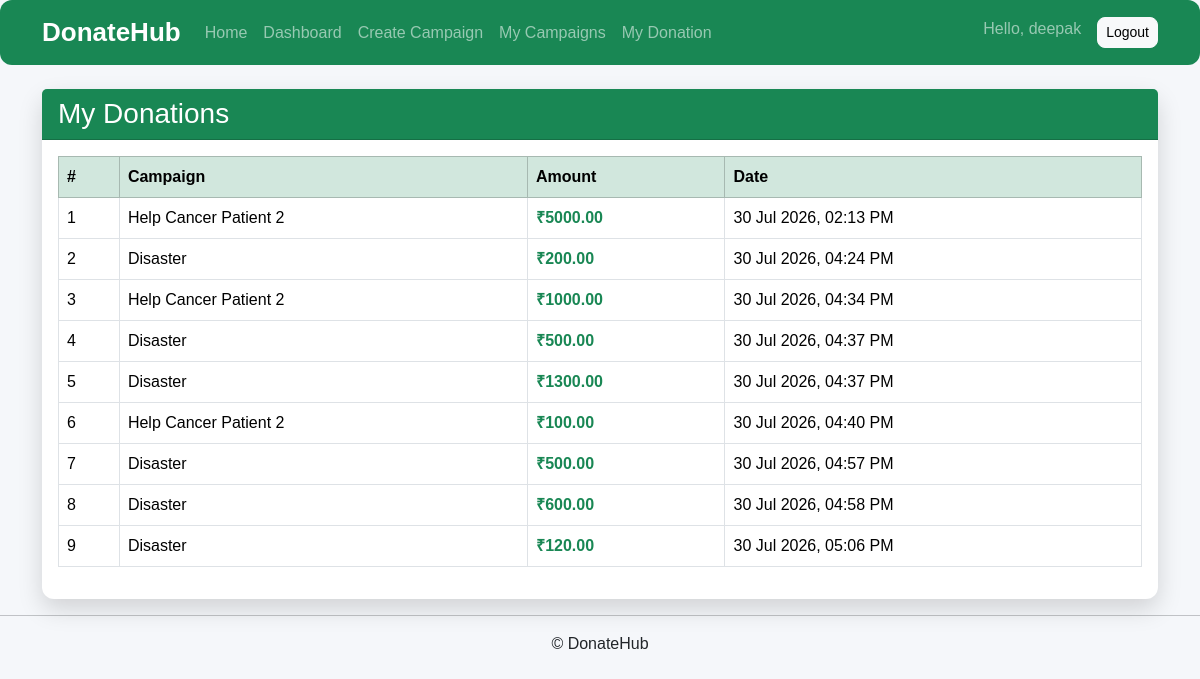
/donations/my/ (signed in), run on the app's committed database.
### accounts/models.py (models this page shows, shortened)
class User(AbstractUser):
    DONOR = "DONOR"
    NGO = "NGO"
    ROLE_CHOICES = [
        (DONOR, "Donor"),
        (NGO, "NGO"),
    ]
    role = models.CharField(
        max_length=10,
        choices=ROLE_CHOICES,
        default=DONOR
    )
    phone = models.CharField(max_length=15, blank=True)

### donations/models.py (models this page shows, shortened)
class Donation(models.Model):
    donor=models.ForeignKey(
        settings.AUTH_USER_MODEL,
        on_delete=models.CASCADE,
        related_name="donations"
    )
    campaign=models.ForeignKey(
        Campaign,
        on_delete=models.CASCADE,
        related_name="donations"
    )
    amount=models.DecimalField(
        max_digits=10,
        decimal_places=2
    )
    donated_at=models.DateTimeField(
        auto_now_add=True
    )

### campaigns/models.py (models this page shows, shortened)
class Campaign(models.Model):
    CATEGORY_CHOICES = [
        ("OTHER", "Other"),
        ("MEDICAL", "Medical"),
        ("EDUCATION", "Education"),
        ("FOOD", "Food"),
        ("DISASTER", "Disaster Relief"),
    ]
    STATUS_CHOICES = [
        ("PENDING", "Pending"),
        ("APPROVED", "Approved"),
        ("REJECTED", "Rejected"),
        ("COMPLETED", "Completed"),
    ]
    ngo = models.ForeignKey(
        settings.AUTH_USER_MODEL,
        on_delete=models.CASCADE,
        related_name="campaigns"
    )
    title = models.CharField(
        max_length=200
    )
    description = models.TextField()
    category = models.CharField(
        max_length=20,
        choices=CATEGORY_CHOICES,
        default="OTHER"
    )
    goal_amount = models.DecimalField(
        max_digits=10,
        decimal_places=2
    )
    raised_amount = models.DecimalField(
        max_digits=10,
        decimal_places=2,
        default=0
    )
    image = models.ImageField(
        upload_to="campaigns/",
        blank=True,
        null=True
    )
    status = models.CharField(
        max_length=20,
        choices=STATUS_CHOICES,
        default="PENDING"
    )
    created_at = models.DateTimeField(
        auto_now_add=True
    )

### donations/views.py (the view)
@login_required
def my_donations(request):
    donations=Donation.objects.filter(
        donor=request.user
    )
    return render(
        request,
        "donations/my_donations.html",
        {
            "donations":donations
        }
    )

### templates/donations/my_donations.html (shortened to what this page needs)
{% extends "base.html" %}
{% block content %}
<div class="card shadow">
    <div class="card-header bg-success text-white">
        <h3 class="mb-0">My Donations</h3>
    </div>
    <div class="card-body">
        {% if donations %}
        <div class="table-responsive">
            <table class="table table-hover table-bordered align-middle">
                <thead class="table-success">
                    <tr>
                        <th>#</th>
                        <th>Campaign</th>
                        <th>Amount</th>
                        <th>Date</th>
                    </tr>
                </thead>
                <tbody>
                    {% for donation in donations %}
                    <tr>
                        <td>{{ forloop.counter }}</td>
                        <td>
                            {{ donation.campaign.title }}
                        </td>
                        <td class="fw-bold text-success">
                            ₹{{ donation.amount }}
                        </td>
                        <td>
                            {{ donation.donated_at|date:"d M Y, h:i A" }}
                        </td>
                    </tr>
                    {% endfor %}
                </tbody>
            </table>
        </div>
        {% else %}
        <div class="alert alert-info text-center mb-0">
            You haven't made any donations yet.
        </div>
        {% endif %}
    </div>
</div>
{% endblock %}

### templates/partials/navbar.html (shortened to what this page needs)
<nav class="navbar navbar-expand-lg navbar-dark bg-success">
    <div class="container">
        <a class="navbar-brand fw-bold">
            DonateHub
        </a>
        <div class="collapse navbar-collapse" id="navbarNav">
            <ul class="navbar-nav me-auto">
                <li class="nav-item">
                    <a class="nav-link" href="/">Home</a>
                </li>
                {% if user.is_authenticated %}
                    {% if user.role == "DONOR" %}
                        <li class="nav-item">
                            <a class="nav-link" href="{% url 'donor_dashboard' %}">
                                Dashboard
                            </a>
                        </li>
                        <li class="nav-item">
                            <a class="nav-link" href="{% url 'my_donations' %}">
                                My Donations
                            </a>
                        </li>
                    {% elif user.role == "NGO" %}
                        <li class="nav-item">
                            <a class="nav-link" href="{% url 'ngo_dashboard' %}">
                                Dashboard
                            </a>
                        </li>
                        <li class="nav-item">
                            <a class="nav-link" href="{% url 'create_campaign' %}">
                                Create Campaign
                            </a>
                        </li>
                        <li class="nav-item">
                            <a class="nav-link" href="{% url 'my_campaigns' %}">
                                My Campaigns
                            </a>
                        </li>
                        <li class="nav-item">
                            <a class="nav-link" href="{% url 'my_donations' %}">
                                My Donation
                            </a>
                        </li>
                    {% endif %}
                {% endif %}
            </ul>
            <ul class="navbar-nav">
                {% if user.is_authenticated %}
                    <li class="nav-item">
                        <span class="navbar-text me-3">
                            Hello, {{ user.username }}
                        </span>
                    </li>
                    <li class="nav-item">
                        <a class="btn btn-light btn-sm" href="{% url 'logout' %}">
                            Logout
                        </a>
                    </li>
                {% endif %}
            </ul>
        </div>
    </div>
</nav>

### static/css/style.css (style rules this page uses)
body { background:#f5f7fa; font-family:Arial, Helvetica, sans-serif; }
.navbar-brand { font-size:26px; font-weight:bold; }
.nav-link { font-weight:500; }
.btn { border-radius:8px; }
.card { border:none; border-radius:12px; transition:.3s; }
.bg-success { border-radius:12px; }
.shadow { box-shadow:0 10px 25px rgba(0,0,0,.15)!important; }

### data on the page
User: username "deepak"
Donation: campaign "Help Cancer Patient 2", amount "5000.00", donated_at "30 Jul 2026, 02:13 PM"
Donation: campaign "Disaster", amount "200.00", donated_at "30 Jul 2026, 04:24 PM"
Donation: campaign "Help Cancer Patient 2", amount "1000.00", donated_at "30 Jul 2026, 04:34 PM"
Donation: campaign "Disaster", amount "500.00", donated_at "30 Jul 2026, 04:37 PM"
Donation: campaign "Disaster", amount "1300.00", donated_at "30 Jul 2026, 04:37 PM"
Donation: campaign "Help Cancer Patient 2", amount "100.00", donated_at "30 Jul 2026, 04:40 PM"
Donation: campaign "Disaster", amount "500.00", donated_at "30 Jul 2026, 04:57 PM"
Donation: campaign "Disaster", amount "600.00", donated_at "30 Jul 2026, 04:58 PM"
Donation: campaign "Disaster", amount "120.00", donated_at "30 Jul 2026, 05:06 PM"
